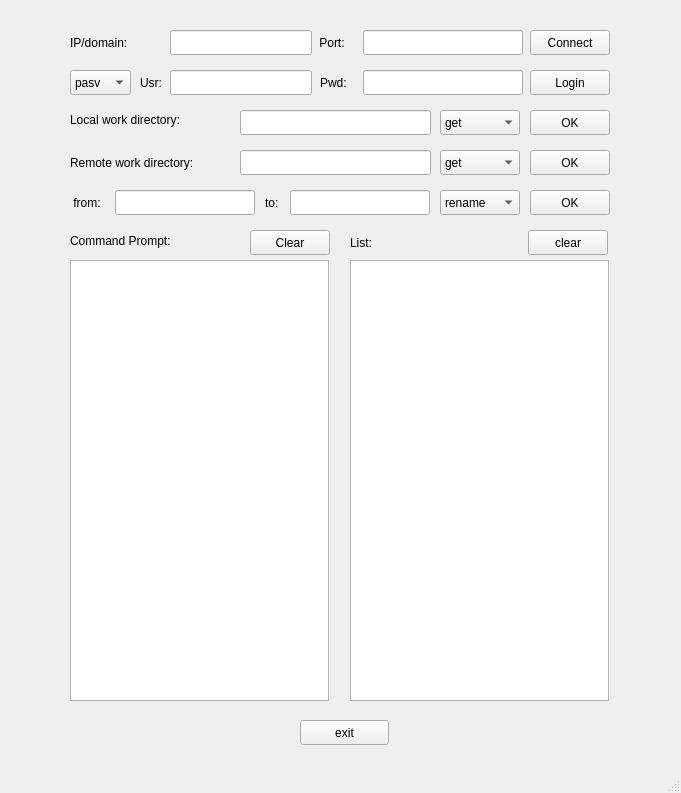
<?xml version="1.0" encoding="UTF-8"?>
<ui version="4.0">
 <class>FTPGUI</class>
 <widget class="QMainWindow" name="FTPGUI">
  <property name="geometry">
   <rect>
    <x>0</x>
    <y>0</y>
    <width>681</width>
    <height>793</height>
   </rect>
  </property>
  <property name="windowTitle">
   <string>FTPGUI</string>
  </property>
  <widget class="QWidget" name="centralwidget">
   <widget class="QLabel" name="cmd_label">
    <property name="geometry">
     <rect>
      <x>70</x>
      <y>230</y>
      <width>141</width>
      <height>21</height>
     </rect>
    </property>
    <property name="text">
     <string>Command Prompt:</string>
    </property>
   </widget>
   <widget class="QLabel" name="localdir_label">
    <property name="geometry">
     <rect>
      <x>70</x>
      <y>112</y>
      <width>141</width>
      <height>16</height>
     </rect>
    </property>
    <property name="text">
     <string>Local work directory:</string>
    </property>
   </widget>
   <widget class="QLineEdit" name="localdir_edit">
    <property name="geometry">
     <rect>
      <x>240</x>
      <y>110</y>
      <width>191</width>
      <height>25</height>
     </rect>
    </property>
   </widget>
   <widget class="QLabel" name="remotedir_label">
    <property name="geometry">
     <rect>
      <x>70</x>
      <y>154</y>
      <width>161</width>
      <height>17</height>
     </rect>
    </property>
    <property name="text">
     <string>Remote work directory:</string>
    </property>
   </widget>
   <widget class="QLineEdit" name="remotedir_edit">
    <property name="geometry">
     <rect>
      <x>240</x>
      <y>150</y>
      <width>191</width>
      <height>25</height>
     </rect>
    </property>
   </widget>
   <widget class="QPushButton" name="ldir_btn">
    <property name="geometry">
     <rect>
      <x>530</x>
      <y>110</y>
      <width>80</width>
      <height>25</height>
     </rect>
    </property>
    <property name="text">
     <string>OK</string>
    </property>
   </widget>
   <widget class="QPushButton" name="rdir_btn">
    <property name="geometry">
     <rect>
      <x>530</x>
      <y>150</y>
      <width>80</width>
      <height>25</height>
     </rect>
    </property>
    <property name="text">
     <string>OK</string>
    </property>
   </widget>
   <widget class="QLabel" name="list_label">
    <property name="geometry">
     <rect>
      <x>350</x>
      <y>230</y>
      <width>81</width>
      <height>25</height>
     </rect>
    </property>
    <property name="text">
     <string>List:</string>
    </property>
   </widget>
   <widget class="QPushButton" name="list_btn">
    <property name="geometry">
     <rect>
      <x>528</x>
      <y>230</y>
      <width>80</width>
      <height>25</height>
     </rect>
    </property>
    <property name="text">
     <string>clear</string>
    </property>
   </widget>
   <widget class="QListWidget" name="remote_list">
    <property name="geometry">
     <rect>
      <x>350</x>
      <y>260</y>
      <width>259</width>
      <height>441</height>
     </rect>
    </property>
    <property name="contextMenuPolicy">
     <enum>Qt::DefaultContextMenu</enum>
    </property>
    <property name="editTriggers">
     <set>QAbstractItemView::NoEditTriggers</set>
    </property>
    <property name="showDropIndicator" stdset="0">
     <bool>false</bool>
    </property>
    <property name="defaultDropAction">
     <enum>Qt::IgnoreAction</enum>
    </property>
    <property name="alternatingRowColors">
     <bool>true</bool>
    </property>
    <property name="selectionMode">
     <enum>QAbstractItemView::NoSelection</enum>
    </property>
    <property name="iconSize">
     <size>
      <width>15</width>
      <height>15</height>
     </size>
    </property>
    <property name="spacing">
     <number>5</number>
    </property>
    <property name="sortingEnabled">
     <bool>true</bool>
    </property>
   </widget>
   <widget class="QListWidget" name="cmd_list">
    <property name="geometry">
     <rect>
      <x>70</x>
      <y>260</y>
      <width>259</width>
      <height>441</height>
     </rect>
    </property>
    <property name="editTriggers">
     <set>QAbstractItemView::NoEditTriggers</set>
    </property>
    <property name="alternatingRowColors">
     <bool>true</bool>
    </property>
    <property name="spacing">
     <number>5</number>
    </property>
   </widget>
   <widget class="QComboBox" name="file_cbox">
    <property name="geometry">
     <rect>
      <x>440</x>
      <y>190</y>
      <width>80</width>
      <height>25</height>
     </rect>
    </property>
    <item>
     <property name="text">
      <string>rename</string>
     </property>
    </item>
    <item>
     <property name="text">
      <string>get</string>
     </property>
    </item>
    <item>
     <property name="text">
      <string>put</string>
     </property>
    </item>
    <item>
     <property name="text">
      <string>clear</string>
     </property>
    </item>
   </widget>
   <widget class="QComboBox" name="ldir_cbox">
    <property name="geometry">
     <rect>
      <x>440</x>
      <y>110</y>
      <width>80</width>
      <height>25</height>
     </rect>
    </property>
    <item>
     <property name="text">
      <string>get</string>
     </property>
    </item>
    <item>
     <property name="text">
      <string>cd</string>
     </property>
    </item>
    <item>
     <property name="text">
      <string>clear</string>
     </property>
    </item>
   </widget>
   <widget class="QComboBox" name="rdir_cbox">
    <property name="geometry">
     <rect>
      <x>440</x>
      <y>150</y>
      <width>80</width>
      <height>25</height>
     </rect>
    </property>
    <item>
     <property name="text">
      <string>get</string>
     </property>
    </item>
    <item>
     <property name="text">
      <string>cd</string>
     </property>
    </item>
    <item>
     <property name="text">
      <string>mk</string>
     </property>
    </item>
    <item>
     <property name="text">
      <string>del</string>
     </property>
    </item>
    <item>
     <property name="text">
      <string>list</string>
     </property>
    </item>
    <item>
     <property name="text">
      <string>clear</string>
     </property>
    </item>
   </widget>
   <widget class="QComboBox" name="mode_cbox">
    <property name="geometry">
     <rect>
      <x>70</x>
      <y>70</y>
      <width>61</width>
      <height>25</height>
     </rect>
    </property>
    <item>
     <property name="text">
      <string>pasv</string>
     </property>
    </item>
    <item>
     <property name="text">
      <string>port</string>
     </property>
    </item>
   </widget>
   <widget class="QPushButton" name="exit_btn">
    <property name="geometry">
     <rect>
      <x>300</x>
      <y>720</y>
      <width>89</width>
      <height>25</height>
     </rect>
    </property>
    <property name="text">
     <string>exit</string>
    </property>
   </widget>
   <widget class="QLineEdit" name="IP_edit">
    <property name="geometry">
     <rect>
      <x>170</x>
      <y>30</y>
      <width>142</width>
      <height>25</height>
     </rect>
    </property>
    <property name="sizePolicy">
     <sizepolicy hsizetype="Fixed" vsizetype="Fixed">
      <horstretch>0</horstretch>
      <verstretch>0</verstretch>
     </sizepolicy>
    </property>
    <property name="maxLength">
     <number>15</number>
    </property>
   </widget>
   <widget class="QLabel" name="port_label">
    <property name="geometry">
     <rect>
      <x>316</x>
      <y>30</y>
      <width>41</width>
      <height>25</height>
     </rect>
    </property>
    <property name="sizePolicy">
     <sizepolicy hsizetype="Fixed" vsizetype="Fixed">
      <horstretch>0</horstretch>
      <verstretch>0</verstretch>
     </sizepolicy>
    </property>
    <property name="text">
     <string> Port:</string>
    </property>
   </widget>
   <widget class="QLineEdit" name="port_edit">
    <property name="geometry">
     <rect>
      <x>363</x>
      <y>30</y>
      <width>160</width>
      <height>25</height>
     </rect>
    </property>
    <property name="sizePolicy">
     <sizepolicy hsizetype="Fixed" vsizetype="Fixed">
      <horstretch>0</horstretch>
      <verstretch>0</verstretch>
     </sizepolicy>
    </property>
    <property name="maxLength">
     <number>10</number>
    </property>
   </widget>
   <widget class="QLabel" name="IP_label">
    <property name="geometry">
     <rect>
      <x>70</x>
      <y>30</y>
      <width>73</width>
      <height>25</height>
     </rect>
    </property>
    <property name="sizePolicy">
     <sizepolicy hsizetype="Fixed" vsizetype="Fixed">
      <horstretch>0</horstretch>
      <verstretch>0</verstretch>
     </sizepolicy>
    </property>
    <property name="text">
     <string>IP/domain:</string>
    </property>
   </widget>
   <widget class="QPushButton" name="con_btn">
    <property name="geometry">
     <rect>
      <x>530</x>
      <y>30</y>
      <width>80</width>
      <height>25</height>
     </rect>
    </property>
    <property name="sizePolicy">
     <sizepolicy hsizetype="Fixed" vsizetype="Fixed">
      <horstretch>0</horstretch>
      <verstretch>0</verstretch>
     </sizepolicy>
    </property>
    <property name="text">
     <string>Connect</string>
    </property>
   </widget>
   <widget class="QPushButton" name="login_btn">
    <property name="geometry">
     <rect>
      <x>530</x>
      <y>70</y>
      <width>80</width>
      <height>25</height>
     </rect>
    </property>
    <property name="sizePolicy">
     <sizepolicy hsizetype="Fixed" vsizetype="Fixed">
      <horstretch>0</horstretch>
      <verstretch>0</verstretch>
     </sizepolicy>
    </property>
    <property name="text">
     <string>Login</string>
    </property>
   </widget>
   <widget class="QLabel" name="pwd_label">
    <property name="geometry">
     <rect>
      <x>320</x>
      <y>70</y>
      <width>41</width>
      <height>25</height>
     </rect>
    </property>
    <property name="sizePolicy">
     <sizepolicy hsizetype="Fixed" vsizetype="Fixed">
      <horstretch>0</horstretch>
      <verstretch>0</verstretch>
     </sizepolicy>
    </property>
    <property name="text">
     <string>Pwd:</string>
    </property>
   </widget>
   <widget class="QLabel" name="usr_label">
    <property name="geometry">
     <rect>
      <x>140</x>
      <y>70</y>
      <width>27</width>
      <height>25</height>
     </rect>
    </property>
    <property name="sizePolicy">
     <sizepolicy hsizetype="Fixed" vsizetype="Fixed">
      <horstretch>0</horstretch>
      <verstretch>0</verstretch>
     </sizepolicy>
    </property>
    <property name="text">
     <string>Usr:</string>
    </property>
   </widget>
   <widget class="QLineEdit" name="pwd_edit">
    <property name="geometry">
     <rect>
      <x>363</x>
      <y>70</y>
      <width>160</width>
      <height>25</height>
     </rect>
    </property>
    <property name="sizePolicy">
     <sizepolicy hsizetype="Fixed" vsizetype="Fixed">
      <horstretch>0</horstretch>
      <verstretch>0</verstretch>
     </sizepolicy>
    </property>
    <property name="text">
     <string/>
    </property>
    <property name="maxLength">
     <number>400</number>
    </property>
    <property name="echoMode">
     <enum>QLineEdit::Password</enum>
    </property>
   </widget>
   <widget class="QLineEdit" name="usr_edit">
    <property name="enabled">
     <bool>true</bool>
    </property>
    <property name="geometry">
     <rect>
      <x>170</x>
      <y>70</y>
      <width>142</width>
      <height>25</height>
     </rect>
    </property>
    <property name="sizePolicy">
     <sizepolicy hsizetype="Fixed" vsizetype="Fixed">
      <horstretch>0</horstretch>
      <verstretch>0</verstretch>
     </sizepolicy>
    </property>
    <property name="maxLength">
     <number>100</number>
    </property>
   </widget>
   <widget class="QLineEdit" name="filename2_edit">
    <property name="geometry">
     <rect>
      <x>290</x>
      <y>190</y>
      <width>140</width>
      <height>25</height>
     </rect>
    </property>
    <property name="sizePolicy">
     <sizepolicy hsizetype="Fixed" vsizetype="Fixed">
      <horstretch>0</horstretch>
      <verstretch>0</verstretch>
     </sizepolicy>
    </property>
   </widget>
   <widget class="QPushButton" name="file_btn">
    <property name="geometry">
     <rect>
      <x>530</x>
      <y>190</y>
      <width>80</width>
      <height>25</height>
     </rect>
    </property>
    <property name="sizePolicy">
     <sizepolicy hsizetype="Fixed" vsizetype="Fixed">
      <horstretch>0</horstretch>
      <verstretch>0</verstretch>
     </sizepolicy>
    </property>
    <property name="text">
     <string>OK</string>
    </property>
   </widget>
   <widget class="QLabel" name="to_label">
    <property name="geometry">
     <rect>
      <x>265</x>
      <y>190</y>
      <width>50</width>
      <height>25</height>
     </rect>
    </property>
    <property name="sizePolicy">
     <sizepolicy hsizetype="Fixed" vsizetype="Fixed">
      <horstretch>0</horstretch>
      <verstretch>0</verstretch>
     </sizepolicy>
    </property>
    <property name="text">
     <string>to:</string>
    </property>
   </widget>
   <widget class="QLineEdit" name="filename4_edit">
    <property name="geometry">
     <rect>
      <x>115</x>
      <y>190</y>
      <width>140</width>
      <height>25</height>
     </rect>
    </property>
    <property name="sizePolicy">
     <sizepolicy hsizetype="Fixed" vsizetype="Fixed">
      <horstretch>0</horstretch>
      <verstretch>0</verstretch>
     </sizepolicy>
    </property>
   </widget>
   <widget class="QLabel" name="from_label">
    <property name="geometry">
     <rect>
      <x>70</x>
      <y>190</y>
      <width>50</width>
      <height>25</height>
     </rect>
    </property>
    <property name="sizePolicy">
     <sizepolicy hsizetype="Fixed" vsizetype="Fixed">
      <horstretch>0</horstretch>
      <verstretch>0</verstretch>
     </sizepolicy>
    </property>
    <property name="text">
     <string> from:</string>
    </property>
   </widget>
   <widget class="QPushButton" name="clear_btn">
    <property name="geometry">
     <rect>
      <x>250</x>
      <y>230</y>
      <width>80</width>
      <height>25</height>
     </rect>
    </property>
    <property name="text">
     <string>Clear</string>
    </property>
   </widget>
  </widget>
  <widget class="QMenuBar" name="menubar">
   <property name="geometry">
    <rect>
     <x>0</x>
     <y>0</y>
     <width>681</width>
     <height>28</height>
    </rect>
   </property>
  </widget>
  <widget class="QStatusBar" name="statusbar"/>
 </widget>
 <resources/>
 <connections/>
</ui>
